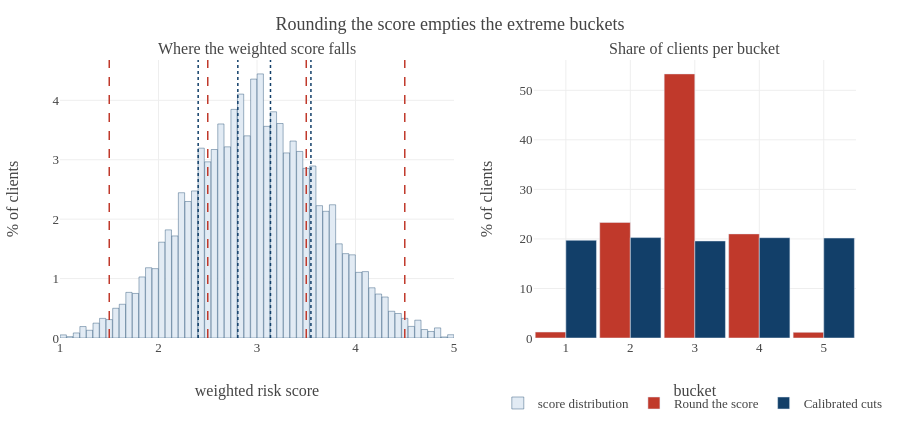

Here is the notebook cell this chart was saved with:
### Code cell
fig = make_subplots(rows=1, cols=2, subplot_titles=(
    'Where the weighted score falls', 'Share of clients per bucket'),
    column_widths=[0.55, 0.45])

counts, edges = np.histogram(score_1, bins=60)
centres = (edges[:-1] + edges[1:]) / 2
fig.add_trace(go.Bar(x=centres, y=counts / counts.sum() * 100, marker_color=BAND,
                     marker_line_color=NAVY, marker_line_width=0.4,
                     name='score distribution', hovertemplate='score %{x:.2f}<br>%{y:.2f}% of clients<extra></extra>'),
              row=1, col=1)
for c in CUTS:
    fig.add_vline(x=c, line=dict(color=NAVY, width=1.5, dash='dot'), row=1, col=1)
for c in [1.5, 2.5, 3.5, 4.5]:
    fig.add_vline(x=c, line=dict(color=RED, width=1.5, dash='dash'), row=1, col=1)

fig.add_trace(go.Bar(x=list(range(1, 6)), y=occupancy['Round the score'], name='Round the score',
                     marker_color=RED, hovertemplate='bucket %{x}<br>%{y:.1f}%<extra></extra>'), row=1, col=2)
fig.add_trace(go.Bar(x=list(range(1, 6)), y=occupancy['Calibrated cuts'], name='Calibrated cuts',
                     marker_color=NAVY, hovertemplate='bucket %{x}<br>%{y:.1f}%<extra></extra>'), row=1, col=2)

fig.update_xaxes(title_text='weighted risk score', row=1, col=1)
fig.update_xaxes(title_text='bucket', tickmode='array', tickvals=list(range(1, 6)), row=1, col=2)
fig.update_yaxes(title_text='% of clients', row=1, col=1)
fig.update_yaxes(title_text='% of clients', row=1, col=2)
fig.update_layout(template=TEMPLATE, height=430, bargap=0.05, barmode='group',
                  title_text='Rounding the score empties the extreme buckets',
                  legend=dict(orientation='h', y=-0.18, x=0.55))
fig.show()

### Figure 1 — Plotly figure (JSON) as saved in the notebook; plotly's stock layout.template omitted (floating-point values rounded to 4 significant figures)
{"data": [{"hovertemplate": "score %{x:.2f}<br>%{y:.2f}% of clients<extra></extra>", "marker": {"color": "#E2EBF4", "line": {"color": "#123F69", "width": 0.4}}, "name": "score distribution", "type": "bar", "x": [1.033, 1.1, 1.167, 1.233, 1.3, 1.367, 1.433, 1.5, 1.567, 1.633, 1.7, 1.767, 1.833, 1.9, 1.967, 2.033, 2.1, 2.167, 2.233, 2.3, 2.367, 2.433, 2.5, 2.567, 2.633, 2.7, 2.767, 2.833, 2.9, 2.967, 3.033, 3.1, 3.167, 3.233, 3.3, 3.367, 3.433, 3.5, 3.567, 3.633, 3.7, 3.767, 3.833, 3.9, 3.967, 4.033, 4.1, 4.167, 4.233, 4.3, 4.367, 4.433, 4.5, 4.567, 4.633, 4.7, 4.767, 4.833, 4.9, 4.967], "xaxis": "x", "y": [0.0525, 0.0225, 0.085, 0.1925, 0.13, 0.25, 0.33, 0.31, 0.5, 0.5675, 0.7675, 0.75, 1.027, 1.183, 1.167, 1.613, 1.82, 1.718, 2.445, 2.297, 2.475, 3.195, 2.965, 3.173, 3.603, 3.218, 3.848, 4.105, 3.402, 4.357, 4.445, 3.562, 3.807, 3.61, 3.115, 3.315, 3.14, 2.855, 2.895, 2.228, 2.132, 2.243, 1.585, 1.42, 1.4, 1.105, 1.117, 0.845, 0.74, 0.69, 0.45, 0.4125, 0.33, 0.195, 0.3, 0.1425, 0.11, 0.17, 0.0175, 0.055], "yaxis": "y"}, {"hovertemplate": "bucket %{x}<br>%{y:.1f}%<extra></extra>", "marker": {"color": "#C0392B"}, "name": "Round the score", "type": "bar", "x": [1, 2, 3, 4, 5], "xaxis": "x2", "y": [1.202, 23.33, 53.31, 21.02, 1.145], "yaxis": "y2"}, {"hovertemplate": "bucket %{x}<br>%{y:.1f}%<extra></extra>", "marker": {"color": "#123F69"}, "name": "Calibrated cuts", "type": "bar", "x": [1, 2, 3, 4, 5], "xaxis": "x2", "y": [19.72, 20.27, 19.59, 20.25, 20.18], "yaxis": "y2"}], "layout": {"annotations": [{"font": {"size": 16}, "showarrow": false, "text": "Where the weighted score falls", "x": 0.2475, "xanchor": "center", "xref": "paper", "y": 1, "yanchor": "bottom", "yref": "paper"}, {"font": {"size": 16}, "showarrow": false, "text": "Share of clients per bucket", "x": 0.7975, "xanchor": "center", "xref": "paper", "y": 1, "yanchor": "bottom", "yref": "paper"}], "bargap": 0.05, "barmode": "group", "height": 430, "legend": {"orientation": "h", "x": 0.55, "y": -0.18}, "shapes": [{"line": {"color": "#123F69", "dash": "dot", "width": 1.5}, "type": "line", "x0": 2.403, "x1": 2.403, "xref": "x", "y0": 0, "y1": 1, "yref": "y domain"}, {"line": {"color": "#123F69", "dash": "dot", "width": 1.5}, "type": "line", "x0": 2.805, "x1": 2.805, "xref": "x", "y0": 0, "y1": 1, "yref": "y domain"}, {"line": {"color": "#123F69", "dash": "dot", "width": 1.5}, "type": "line", "x0": 3.137, "x1": 3.137, "xref": "x", "y0": 0, "y1": 1, "yref": "y domain"}, {"line": {"color": "#123F69", "dash": "dot", "width": 1.5}, "type": "line", "x0": 3.547, "x1": 3.547, "xref": "x", "y0": 0, "y1": 1, "yref": "y domain"}, {"line": {"color": "#C0392B", "dash": "dash", "width": 1.5}, "type": "line", "x0": 1.5, "x1": 1.5, "xref": "x", "y0": 0, "y1": 1, "yref": "y domain"}, {"line": {"color": "#C0392B", "dash": "dash", "width": 1.5}, "type": "line", "x0": 2.5, "x1": 2.5, "xref": "x", "y0": 0, "y1": 1, "yref": "y domain"}, {"line": {"color": "#C0392B", "dash": "dash", "width": 1.5}, "type": "line", "x0": 3.5, "x1": 3.5, "xref": "x", "y0": 0, "y1": 1, "yref": "y domain"}, {"line": {"color": "#C0392B", "dash": "dash", "width": 1.5}, "type": "line", "x0": 4.5, "x1": 4.5, "xref": "x", "y0": 0, "y1": 1, "yref": "y domain"}], "title": {"text": "Rounding the score empties the extreme buckets"}, "xaxis": {"anchor": "y", "domain": [0, 0.495], "title": {"text": "weighted risk score"}}, "xaxis2": {"anchor": "y2", "domain": [0.595, 1], "tickmode": "array", "tickvals": [1, 2, 3, 4, 5], "title": {"text": "bucket"}}, "yaxis": {"anchor": "x", "domain": [0, 1], "title": {"text": "% of clients"}}, "yaxis2": {"anchor": "x2", "domain": [0, 1], "title": {"text": "% of clients"}}}}
